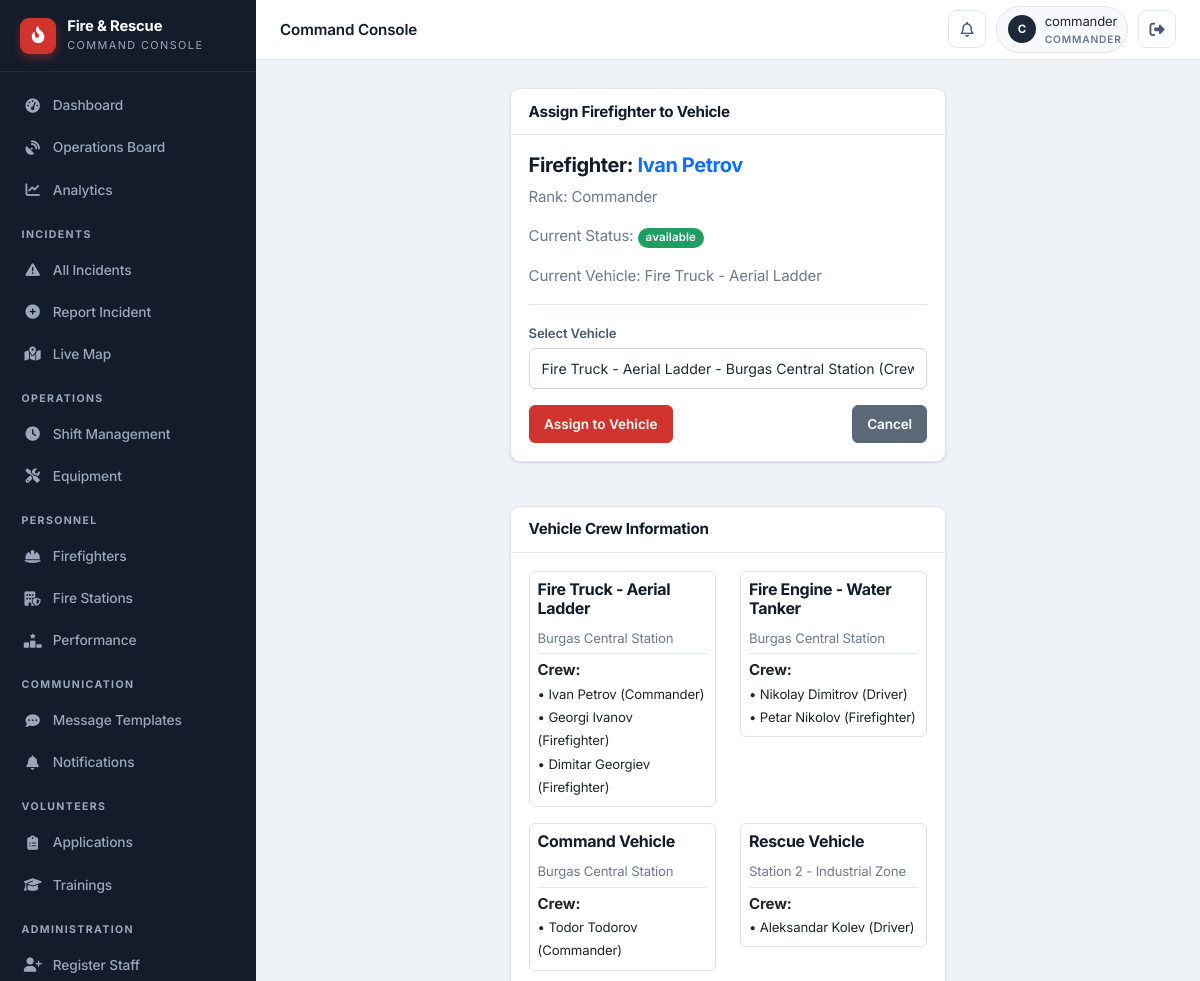
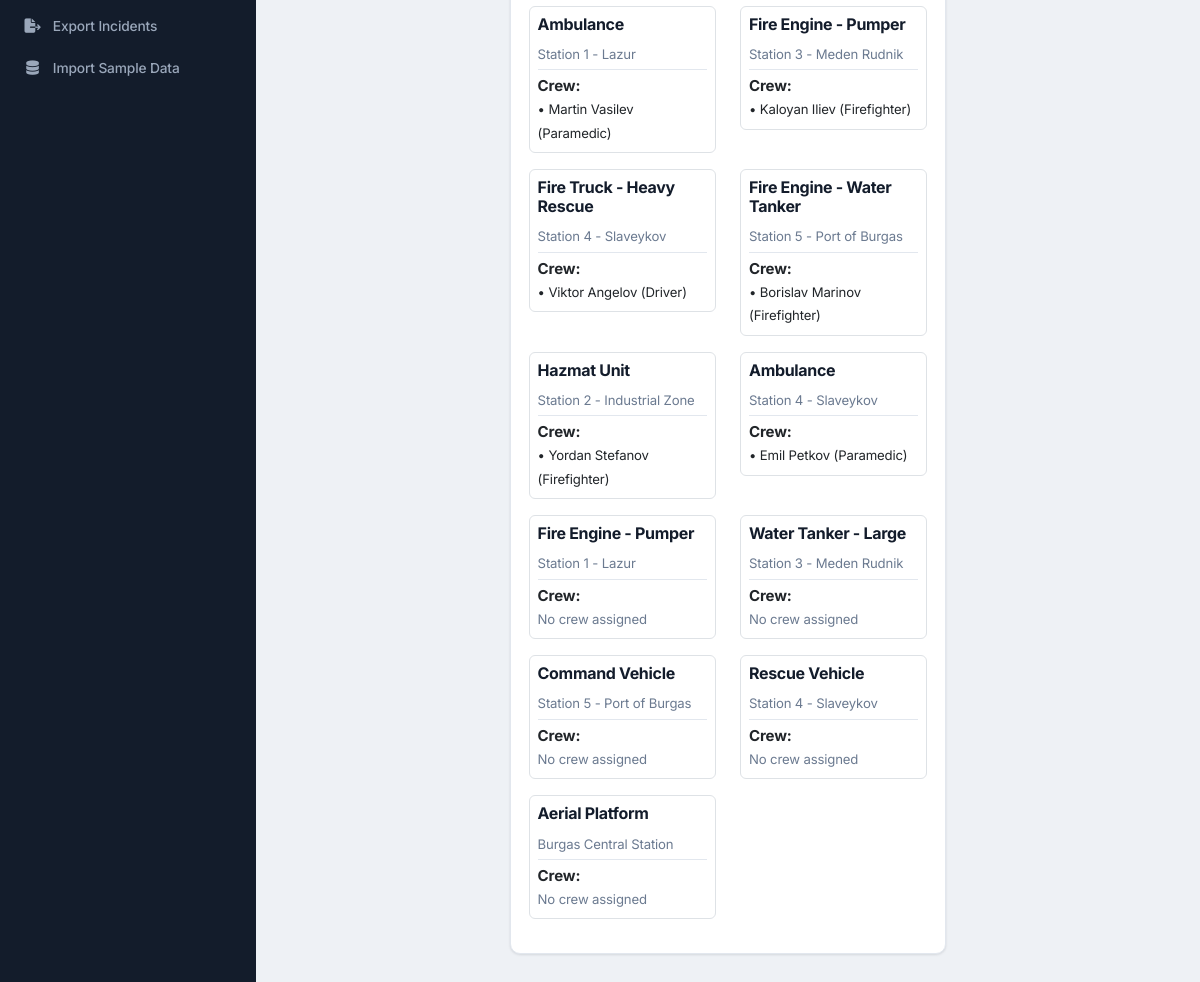
Screenshot of /staff/firefighter/1/assign (signed in) with the database file from the repository (2 pictures, top to bottom).
### app/models/firefighter.py (models this page shows)
class Firefighter(db.Model):
    id = db.Column(db.Integer, primary_key=True)
    name = db.Column(db.String(100), nullable=False)
    rank = db.Column(db.String(50))
    status = db.Column(db.String(20), default='available')
    vehicle_id = db.Column(db.Integer, db.ForeignKey('vehicle.id'), nullable=True)
    station_id = db.Column(db.Integer, db.ForeignKey('fire_station.id'), nullable=True)
    user_id = db.Column(db.Integer, db.ForeignKey('user_model.id'), nullable=True, unique=True)
    user = db.relationship('UserModel', foreign_keys=[user_id], backref='firefighter_profile')
    employee_id = db.Column(db.String(20), unique=True, nullable=True)
    phone = db.Column(db.String(20), nullable=True)
    hire_date = db.Column(db.DateTime, nullable=True)
    last_active = db.Column(db.DateTime, nullable=True)
    current_shift_id = db.Column(db.Integer, db.ForeignKey('shift.id'), nullable=True)
    current_shift = db.relationship('Shift', foreign_keys=[current_shift_id], back_populates='firefighter')
    shifts = db.relationship('Shift', foreign_keys='Shift.firefighter_id', back_populates='firefighter')

### app/models/vehicle.py (models this page shows)
class Vehicle(db.Model):
    id = db.Column(db.Integer, primary_key=True)
    type = db.Column(db.String(50))
    location = db.Column(db.String(200))
    latitude = db.Column(db.Float, nullable=True)
    longitude = db.Column(db.Float, nullable=True)
    last_updated = db.Column(db.DateTime, default=datetime.datetime.utcnow, onupdate=datetime.datetime.utcnow)
    speed = db.Column(db.Float, nullable=True)
    heading = db.Column(db.Integer, nullable=True)
    status = db.Column(db.String(20), default='station')
    station_id = db.Column(db.Integer, db.ForeignKey('fire_station.id'), nullable=True)
    current_incident_id = db.Column(db.Integer, db.ForeignKey('incident.id'), nullable=True)
    route_polyline = db.Column(db.Text, nullable=True)      # JSON list of [lat, lng] along the road
    route_started_at = db.Column(db.DateTime, nullable=True)  # when the vehicle began driving
    route_total_seconds = db.Column(db.Float, nullable=True)  # animation duration (sped up for demo)
    route_real_seconds = db.Column(db.Float, nullable=True)   # real OSRM driving time, for ETA display
    route_distance_m = db.Column(db.Float, nullable=True)     # real route distance in meters
    route_dest_lat = db.Column(db.Float, nullable=True)
    route_dest_lng = db.Column(db.Float, nullable=True)
    current_incident = db.relationship('Incident', foreign_keys=[current_incident_id])
    firefighters = db.relationship('Firefighter', backref='assigned_vehicle', lazy=True)

### app/routes/firefighters.py (the view, shortened to what this page needs)
@firefighters_bp.route('/staff/firefighter/<int:firefighter_id>/assign', methods=['GET', 'POST'])
@login_required
@role_required('commander', 'dispatcher')
def assign_firefighter(firefighter_id):
    firefighter = Firefighter.query.get_or_404(firefighter_id)
    vehicles = Vehicle.query.all()
    return render_template('staff/personnel/assign_firefighter.html',
                           firefighter=firefighter,
                           vehicles=vehicles)

### app/utils.py (called while the page is built)
def login_required(f):
    @wraps(f)
    def decorated_function(*args, **kwargs):
        if not session.get('logged_in'):
            flash('Please login to access the staff portal.', 'warning')
            return redirect(url_for('auth.staff_login'))
        return f(*args, **kwargs)
    return decorated_function

def role_required(*roles):
    def decorator(f):
        @wraps(f)
        def decorated_function(*args, **kwargs):
            if not session.get('logged_in'):
                flash('Please login to access the staff portal.', 'warning')
                return redirect(url_for('auth.staff_login'))
            if session.get('user_role') not in roles:
                flash('Unauthorized access. This incident has been logged.', 'danger')
                return redirect(url_for('dashboard.staff_dashboard'))
            return f(*args, **kwargs)
        return decorated_function
    return decorator

### app/templates/staff/personnel/assign_firefighter.html (shortened to what this page needs)
{% extends "staff/base.html" %}
{% block content %}
<div class="row"><div class="col-md-6 offset-md-3"><div class="card"><div class="card-header bg-dark text-white"><h4>Assign Firefighter to Vehicle</h4></div><div class="card-body">
    <div class="mb-3"><h5>Firefighter: <span class="text-primary">{{ firefighter.name }}</span></h5><p class="text-muted">Rank: {{ firefighter.rank }}</p><p class="text-muted">Current Status: <span class="badge bg-{% if firefighter.status == 'available' %}success{% elif firefighter.status == 'on_duty' %}primary{% elif firefighter.status == 'vacation' %}warning{% else %}secondary{% endif %}">{{ firefighter.status }}</span></p><p class="text-muted">Current Vehicle: {% if firefighter.assigned_vehicle %}{{ firefighter.assigned_vehicle.type }}{% else %}<span class="text-warning">Not assigned</span>{% endif %}</p></div>
    <hr>
    <form method="POST" action="{{ url_for('personnel.assign_firefighter', firefighter_id=firefighter.id) }}">
        <div class="mb-3"><label class="form-label">Select Vehicle</label><select name="vehicle_id" class="form-select">{% for vehicle in vehicles %}<option value="{{ vehicle.id }}" {% if firefighter.assigned_vehicle and firefighter.assigned_vehicle.id == vehicle.id %}selected{% endif %}>{{ vehicle.type }} - </option>{% endfor %}</select></div>
        <div class="d-flex justify-content-between"><button type="submit" class="btn btn-primary">Assign to Vehicle</button><a href="{{ url_for('personnel.list_firefighters') }}" class="btn btn-secondary">Cancel</a></div>
    </form>
</div></div></div></div>
<div class="row mt-4"><div class="col-md-6 offset-md-3"><div class="card"><div class="card-header bg-dark text-white"><h5>Vehicle Crew Information</h5></div><div class="card-body"><div class="row">{% for vehicle in vehicles %}<div class="col-md-6 mb-3"><div class="border rounded p-2"><h6>{{ vehicle.type }}</h6><small class="text-muted">{{ vehicle.location }}</small><hr class="my-1"><strong>Crew:</strong>{% if vehicle.firefighters %}<ul class="list-unstyled mb-0">{% for f in vehicle.firefighters %}<li><small>• {{ f.name }} ({{ f.rank }})</small></li>{% endfor %}</ul>{% else %}<p class="text-muted mb-0"><small>No crew assigned</small></p>{% endif %}</div></div>{% endfor %}</div></div></div></div></div>
{% endblock %}

### app/static/css/theme.css (style rules this page uses)
:root { --bg: #eef1f5; --surface: #ffffff; --surface-2: #f7f9fc; --border: #e2e7ee; --border-strong: #cfd6e0; --ink: #131c2b; --ink-2: #1d2838; --ink-3: #2a3650; --ink-soft: #3a4860; --text: #1f2a3a; --text-2: #4a5870; --muted: #6b7a90; --on-dark: #e7ecf3; --on-dark-muted: #9aa7ba; --accent: #d1342f; --accent-dark: #ab2420; --accent-soft: #fdeceb; --success: #1f9d63; --success-soft: #e6f5ed; --warning: #d98a17; --warning-soft: #fbf1de; --info: #2b6cb0; --info-soft: #e6f0f9; --danger: #d1342f; --danger-soft: #fdeceb; --r-sm: 6px; --r: 10px; --r-lg: 14px; --shadow-xs: 0 1px 2px rgba(19, 28, 43, 0.06); --shadow-sm: 0 1px 3px rgba(19, 28, 43, 0.08), 0 1px 2px rgba(19, 28, 43, 0.04); --shadow-md: 0 4px 12px rgba(19, 28, 43, 0.08); --shadow-lg: 0 12px 28px rgba(19, 28, 43, 0.12); --sidebar-w: 256px; --topbar-h: 60px; --spacing-xs: 0.25rem; --spacing-sm: 0.5rem; --spacing-md: 1rem; --spacing-lg: 1.5rem; --spacing-xl: 2rem; --border-radius: var(--r); --border-radius-sm: var(--r-sm); --border-radius-lg: var(--r-lg); --primary-color: var(--accent); --secondary-color: var(--muted); --danger-color: var(--danger); }
* { box-sizing: border-box; }
html { -webkit-text-size-adjust: 100%; }
body { font-family: 'Inter', -apple-system, BlinkMacSystemFont, 'Segoe UI', Roboto, sans-serif; color: var(--text); background: var(--bg); font-size: 0.94rem; line-height: 1.55; letter-spacing: -0.01em; -webkit-font-smoothing: antialiased; text-rendering: optimizeLegibility; }
h1, h2, h3, h4, h5, h6 { color: var(--ink); font-weight: 700; letter-spacing: -0.02em; }
a { text-decoration: none; }
.text-muted { color: var(--muted) !important; }

### app/static/css/main.css (style rules this page uses)
.card { border: 1px solid var(--border); border-radius: var(--r); box-shadow: var(--shadow-sm); background: var(--surface); margin-bottom: 1.25rem; }
.card-header { border-bottom: 1px solid var(--border); background: transparent; font-weight: 600; color: var(--ink); padding: 0.85rem 1.1rem; border-radius: var(--r) var(--r) 0 0 !important; }
.card-header h5, .card-header h4, .card-header h6 { margin: 0; font-size: 0.95rem; }
.card-body { padding: 1.1rem; }
.card-header.bg-dark, .card-header.bg-danger, .card-header.bg-primary, .card-header.bg-secondary { background: var(--surface) !important; color: var(--ink) !important; border-bottom: 1px solid var(--border) !important; }
.btn { border-radius: var(--r-sm); font-weight: 600; font-size: 0.85rem; padding: 0.5rem 0.9rem; transition: all 0.15s; border-width: 1px; }
.btn-primary, .btn-danger { background: var(--accent); border-color: var(--accent); color: #fff; }
.btn-secondary { background: #5b6878; border-color: #5b6878; }
.form-label { font-weight: 600; font-size: 0.82rem; color: var(--text-2); margin-bottom: 0.3rem; }
.form-control, .form-select { border-radius: var(--r-sm); border: 1px solid var(--border-strong); padding: 0.55rem 0.75rem; font-size: 0.88rem; color: var(--text); background: var(--surface); }
.badge { font-weight: 600; padding: 0.4em 0.7em; border-radius: 999px; font-size: 0.72rem; letter-spacing: 0.01em; }
.badge.bg-success { background: var(--success) !important; }
hr { border-color: var(--border); opacity: 1; }

### rows the page displays
Firefighter: name "Ivan Petrov", rank "Commander", status "available"
Vehicle: assigned_vehicle.type "Fire Truck - Aerial Ladder", type "Fire Truck - Aerial Ladder", location "Burgas Central Station"
Firefighter: name "Georgi Ivanov", rank "Firefighter"
Firefighter: name "Dimitar Georgiev", rank "Firefighter"
Vehicle: type "Fire Engine - Water Tanker", location "Burgas Central Station"
Firefighter: name "Nikolay Dimitrov", rank "Driver"
Firefighter: name "Petar Nikolov", rank "Firefighter"
Vehicle: type "Command Vehicle", location "Burgas Central Station"
Firefighter: name "Todor Todorov", rank "Commander"
Vehicle: type "Rescue Vehicle", location "Station 2 - Industrial Zone"
Firefighter: name "Aleksandar Kolev", rank "Driver"
Vehicle: type "Ambulance", location "Station 1 - Lazur"
Firefighter: name "Martin Vasilev", rank "Paramedic"
Vehicle: type "Fire Engine - Pumper", location "Station 3 - Meden Rudnik"
Firefighter: name "Kaloyan Iliev", rank "Firefighter"
Vehicle: type "Fire Truck - Heavy Rescue", location "Station 4 - Slaveykov"
Firefighter: name "Viktor Angelov", rank "Driver"
Vehicle: type "Fire Engine - Water Tanker", location "Station 5 - Port of Burgas"
Firefighter: name "Borislav Marinov", rank "Firefighter"
Vehicle: type "Hazmat Unit", location "Station 2 - Industrial Zone"
Firefighter: name "Yordan Stefanov", rank "Firefighter"
Vehicle: type "Ambulance", location "Station 4 - Slaveykov"
Firefighter: name "Emil Petkov", rank "Paramedic"
Vehicle: type "Fire Engine - Pumper", location "Station 1 - Lazur", shows "No crew assigned"
Vehicle: type "Water Tanker - Large", location "Station 3 - Meden Rudnik", shows "No crew assigned"
Vehicle: type "Command Vehicle", location "Station 5 - Port of Burgas", shows "No crew assigned"
Vehicle: type "Rescue Vehicle", location "Station 4 - Slaveykov", shows "No crew assigned"
Vehicle: type "Aerial Platform", location "Burgas Central Station", shows "No crew assigned"

### other values shown
{{ (session.user_name or '?')[0]|upper }} "C"
{{ session.user_name }} "commander"
{{ session.user_role }} "COMMANDER"
form field vehicle_id "Fire Truck - Aerial Ladder - Burgas Central Station (Crew: 3 members)"
